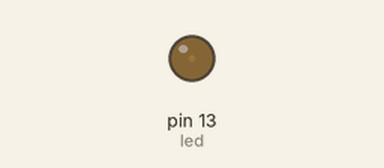
A sketch run on a simulated Arduino Uno, built with avr-gcc and run on an emulated ATmega328P. On the bench: output pins drawn as LEDs (lit = HIGH).

Above: at 0.05 s.
At 0.6 s:
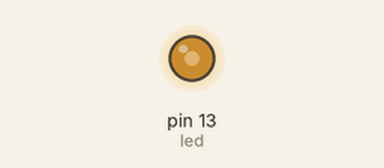
At 0.9 s:
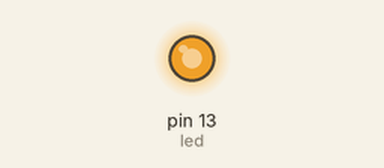
At 1.8 s:
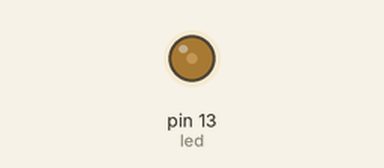
Timing chart, 0 to 4.6 s (numbered marks = the images above):
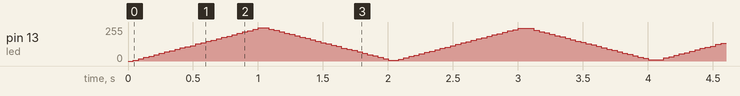

The sketch:

Blink.ino
```cpp
int led =13;
void setup() {
  pinMode(led, OUTPUT);

}

void loop() {

  int i=1;
  do {                      // switch on quietly
  digitalWrite(led, HIGH);   // set the LED on
  delayMicroseconds(i);     //
  digitalWrite(led, LOW);    // set the LED off
  delayMicroseconds(999-i); //
  i++;                      //
  } while (i < 999);        // 1 sn=1000milisec

  digitalWrite(led, HIGH);

  //delay(500);              // left .5 sec bright

  i=1;
  do {                      // switch off quietly
  digitalWrite(led, HIGH);   // set the LED on
  delayMicroseconds(999-i);
  digitalWrite(led, LOW);    // set the LED off
  delayMicroseconds(i);
  i++;
  } while (i < 999);

  //delay(500);             // wait off for .5 sec
}
```
